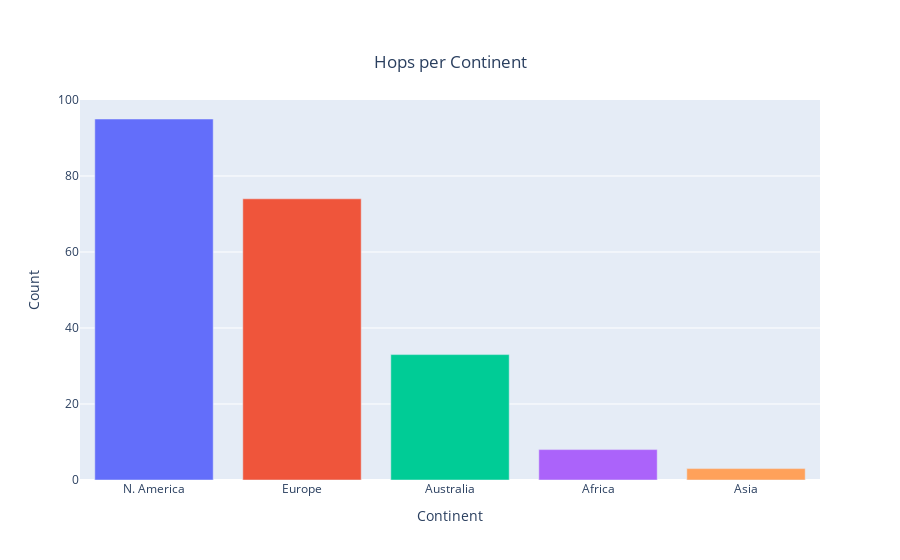

Notebook cell for this chart:
### Code cell
fig = px.bar(count_cont, title='Hops per Continent', labels={'value':'Count', 'index':'Continent'}, color=count_cont.index)
fig.update_layout(title={
    'y': 0.9,
    'x': 0.5,
    'xanchor': 'center',
    'yanchor': 'top'},
    xaxis={
        'categoryorder': 'total descending'},
        showlegend=False)

fig.write_image("images/HopsPerContinent.png")
fig.show()

### Figure 1 — Plotly figure (JSON) as saved in the notebook; plotly's stock layout.template omitted (floating-point values rounded to 4 significant figures)
{"data": [{"alignmentgroup": "True", "hovertemplate": "Continent=%{x}<br>Count=%{y}<extra></extra>", "legendgroup": "N. America", "marker": {"color": "#636efa", "pattern": {"shape": ""}}, "name": "N. America", "offsetgroup": "N. America", "orientation": "v", "showlegend": true, "textposition": "auto", "type": "bar", "x": ["N. America"], "xaxis": "x", "y": [95], "yaxis": "y"}, {"alignmentgroup": "True", "hovertemplate": "Continent=%{x}<br>Count=%{y}<extra></extra>", "legendgroup": "Europe", "marker": {"color": "#EF553B", "pattern": {"shape": ""}}, "name": "Europe", "offsetgroup": "Europe", "orientation": "v", "showlegend": true, "textposition": "auto", "type": "bar", "x": ["Europe"], "xaxis": "x", "y": [74], "yaxis": "y"}, {"alignmentgroup": "True", "hovertemplate": "Continent=%{x}<br>Count=%{y}<extra></extra>", "legendgroup": "Australia", "marker": {"color": "#00cc96", "pattern": {"shape": ""}}, "name": "Australia", "offsetgroup": "Australia", "orientation": "v", "showlegend": true, "textposition": "auto", "type": "bar", "x": ["Australia"], "xaxis": "x", "y": [33], "yaxis": "y"}, {"alignmentgroup": "True", "hovertemplate": "Continent=%{x}<br>Count=%{y}<extra></extra>", "legendgroup": "Africa", "marker": {"color": "#ab63fa", "pattern": {"shape": ""}}, "name": "Africa", "offsetgroup": "Africa", "orientation": "v", "showlegend": true, "textposition": "auto", "type": "bar", "x": ["Africa"], "xaxis": "x", "y": [8], "yaxis": "y"}, {"alignmentgroup": "True", "hovertemplate": "Continent=%{x}<br>Count=%{y}<extra></extra>", "legendgroup": "Asia", "marker": {"color": "#FFA15A", "pattern": {"shape": ""}}, "name": "Asia", "offsetgroup": "Asia", "orientation": "v", "showlegend": true, "textposition": "auto", "type": "bar", "x": ["Asia"], "xaxis": "x", "y": [3], "yaxis": "y"}], "layout": {"barmode": "relative", "legend": {"title": {"text": "Continent"}, "tracegroupgap": 0}, "showlegend": false, "title": {"text": "Hops per Continent", "x": 0.5, "xanchor": "center", "y": 0.9, "yanchor": "top"}, "xaxis": {"anchor": "y", "categoryarray": ["N. America", "Europe", "Australia", "Africa", "Asia"], "categoryorder": "total descending", "domain": [0, 1], "title": {"text": "Continent"}}, "yaxis": {"anchor": "x", "domain": [0, 1], "title": {"text": "Count"}}}}
